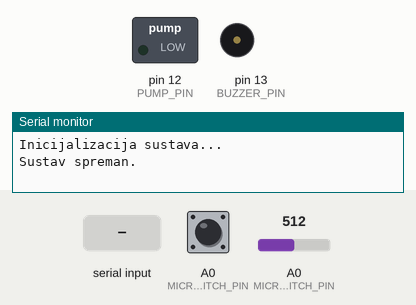
This sketch was run on a simulated Arduino Uno, built with avr-gcc and run on an emulated ATmega328P. Shown: switched loads named in the sketch (green lamp = pin HIGH), buzzer (waves = sounding), the last lines printed to the serial monitor. Inputs (shaded band) come from the test bench; at power-on: A0 (MICRO_SWITCH_PIN) HIGH, A0 (MICRO_SWITCH_PIN) = 512.

Above: at 1.2 s.
1.3 s: A0 (MICRO_SWITCH_PIN) pulled LOW for 0.15 s
At 2.15 s:
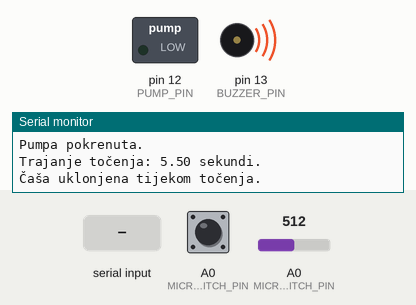
3.8 s: "START\n" received over Serial
At 5.5 s:
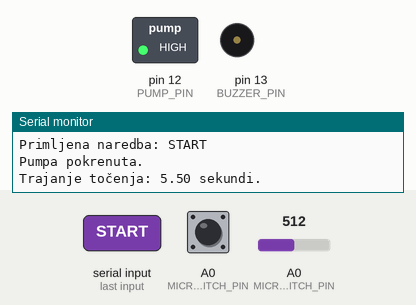
6.0 s: "STOP\n" received over Serial
At 6.6 s:
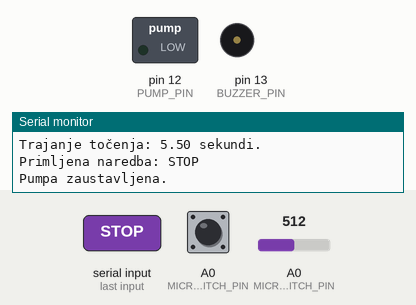
7.5 s: A0 (MICRO_SWITCH_PIN) pulled LOW for 3.2 s
At 9.4 s:
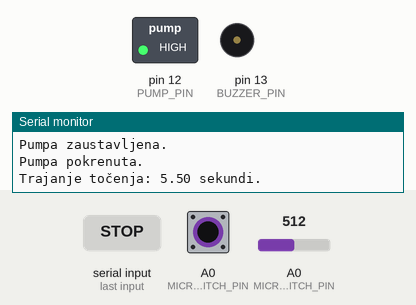
Timing chart, 0 to 12.5 s (numbered marks = the images above; inputs shaded):
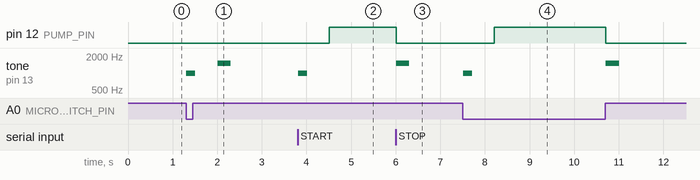

Measured:
- after the input at 1.3 s, tone on pin 13 (BUZZER_PIN): silent → 1000 Hz at once, → silent 0.20 s later, → 1500 Hz 0.50 s later, → silent 0.30 s later
- after the input at 3.8 s, pin 12 (PUMP_PIN): LOW → HIGH after 0.71 s; tone on pin 13 (BUZZER_PIN): silent → 1000 Hz at once, → silent 0.20 s later
- after the input at 6.0 s, pin 12 (PUMP_PIN): HIGH → LOW at once; tone on pin 13 (BUZZER_PIN): silent → 1500 Hz at once, → silent 0.30 s later
- after the input at 7.5 s, pin 12 (PUMP_PIN): LOW → HIGH after 0.71 s, → LOW 2.5 s later; tone on pin 13 (BUZZER_PIN): silent → 1000 Hz at once, → silent 0.20 s later, → 1500 Hz 3.0 s later, → silent 0.30 s later

The sketch:

tocinik.ino
```cpp
// Definicija pinova
#define MICRO_SWITCH_PIN  14   // GPIO14, D5 na NodeMCU - Mikro prekidač za detekciju čaše
#define PUMP_PIN          12   // GPIO12, D6 na NodeMCU - MOSFET za pumpu
#define BUZZER_PIN        13   // GPIO13, D7 na NodeMCU - Piezo zvučnik
#define POT_PIN           A0   // Potenciometar

// Varijable
int potValue = 0;
unsigned long pourDuration = 0; // Trajanje točenja u milisekundama
bool glassDetected = false;
bool previousGlassDetected = false; // Varijabla za praćenje prethodnog stanja
bool pouring = false;
bool serialCommand = false; // Varijabla za praćenje serijske naredbe

void setup() {
  // Inicijalizacija serijske komunikacije
  Serial.begin(115200);
  Serial.println("Inicijalizacija sustava...");

  // Inicijalizacija pinova
  pinMode(MICRO_SWITCH_PIN, INPUT_PULLUP); // Koristimo unutarnji pull-up otpornik
  pinMode(PUMP_PIN, OUTPUT);
  pinMode(BUZZER_PIN, OUTPUT);

  digitalWrite(PUMP_PIN, LOW);

  Serial.println("Sustav spreman.");
}

void loop() {
  // Čitanje vrijednosti potenciometra
  potValue = analogRead(POT_PIN);
  // Mapiranje vrijednosti na vrijeme točenja (npr. 1 do 10 sekundi)
  pourDuration = map(potValue, 0, 1023, 1000, 10000);

  // Provjera prisutnosti čaše (mikro prekidač pritisnut)
  glassDetected = digitalRead(MICRO_SWITCH_PIN) == LOW;

  // Detekcija promjene stanja mikro prekidača (rising edge)
  bool glassJustPlaced = glassDetected && !previousGlassDetected;

  // Provjera serijske komunikacije
  if (Serial.available() > 0) {
    String command = Serial.readStringUntil('\n');
    command.trim(); // Uklanja eventualne razmake i nove redove

    if (command.equalsIgnoreCase("START")) {
      Serial.println("Primljena naredba: START");
      serialCommand = true;
    } else if (command.equalsIgnoreCase("STOP")) {
      Serial.println("Primljena naredba: STOP");
      serialCommand = false;
      // Ako je pumpa u radu, zaustavi je
      if (pouring) {
        digitalWrite(PUMP_PIN, LOW);
        pouring = false;
        Serial.println("Pumpa zaustavljena preko serijske naredbe.");
      }
    } else {
      Serial.println("Nepoznata naredba: " + command);
    }
  }

  // Ako je čaša upravo postavljena ili je primljena serijska naredba START, i točenje nije već u tijeku
  if ((glassJustPlaced || serialCommand) && !pouring) {
    pouring = true;

    // Zvuk na početku točenja
    tone(BUZZER_PIN, 1000, 200); // 1000 Hz, 200 ms
    delay(200);

    // Pauza od 500 ms
    delay(500);

    // Pokretanje pumpe
    digitalWrite(PUMP_PIN, HIGH);
    unsigned long startTime = millis();

    Serial.println("Pumpa pokrenuta.");
    Serial.print("Trajanje točenja: ");
    Serial.print(pourDuration / 1000.0);
    Serial.println(" sekundi.");

    // Točenje dok ne istekne vrijeme ili dok se čaša ne ukloni (ako je pokrenuto preko mikro prekidača)
    while (millis() - startTime < pourDuration) {
      // Provjera je li čaša još uvijek prisutna (samo ako je pokrenuto preko mikro prekidača)
      if (!serialCommand && digitalRead(MICRO_SWITCH_PIN) == HIGH) { // Mikro prekidač otpušten
        Serial.println("Čaša uklonjena tijekom točenja.");
        break; // Prekid točenja
      }

      // Provjera je li primljena naredba STOP preko serijske veze
      if (serialCommand && Serial.available() > 0) {
        String command = Serial.readStringUntil('\n');
        command.trim();
        if (command.equalsIgnoreCase("STOP")) {
          Serial.println("Primljena naredba: STOP");
          serialCommand = false;
          break;
        }
      }

      // Kratka pauza
      delay(10);
    }

    // Zaustavljanje pumpe
    digitalWrite(PUMP_PIN, LOW);

    // Zvuk na kraju točenja
    tone(BUZZER_PIN, 1500, 300); // 1500 Hz, 300 ms
    delay(300);

    Serial.println("Pumpa zaustavljena.");
    pouring = false;
    serialCommand = false; // Resetiranje serijske naredbe
  }

  // Ako se čaša ukloni tijekom točenja (samo ako je pokrenuto preko mikro prekidača)
  if (!glassDetected && pouring && !serialCommand) {
    // Zaustavljanje pumpe
    digitalWrite(PUMP_PIN, LOW);

    // Zvuk upozorenja
    tone(BUZZER_PIN, 2000, 500); // 2000 Hz, 500 ms
    delay(500);

    Serial.println("Pumpa zaustavljena jer je čaša uklonjena.");
    pouring = false;
  }

  // Ažuriranje prethodnog stanja mikro prekidača
  previousGlassDetected = glassDetected;

  // Kratko čekanje prije ponovnog očitavanja
  delay(50);
}
```
